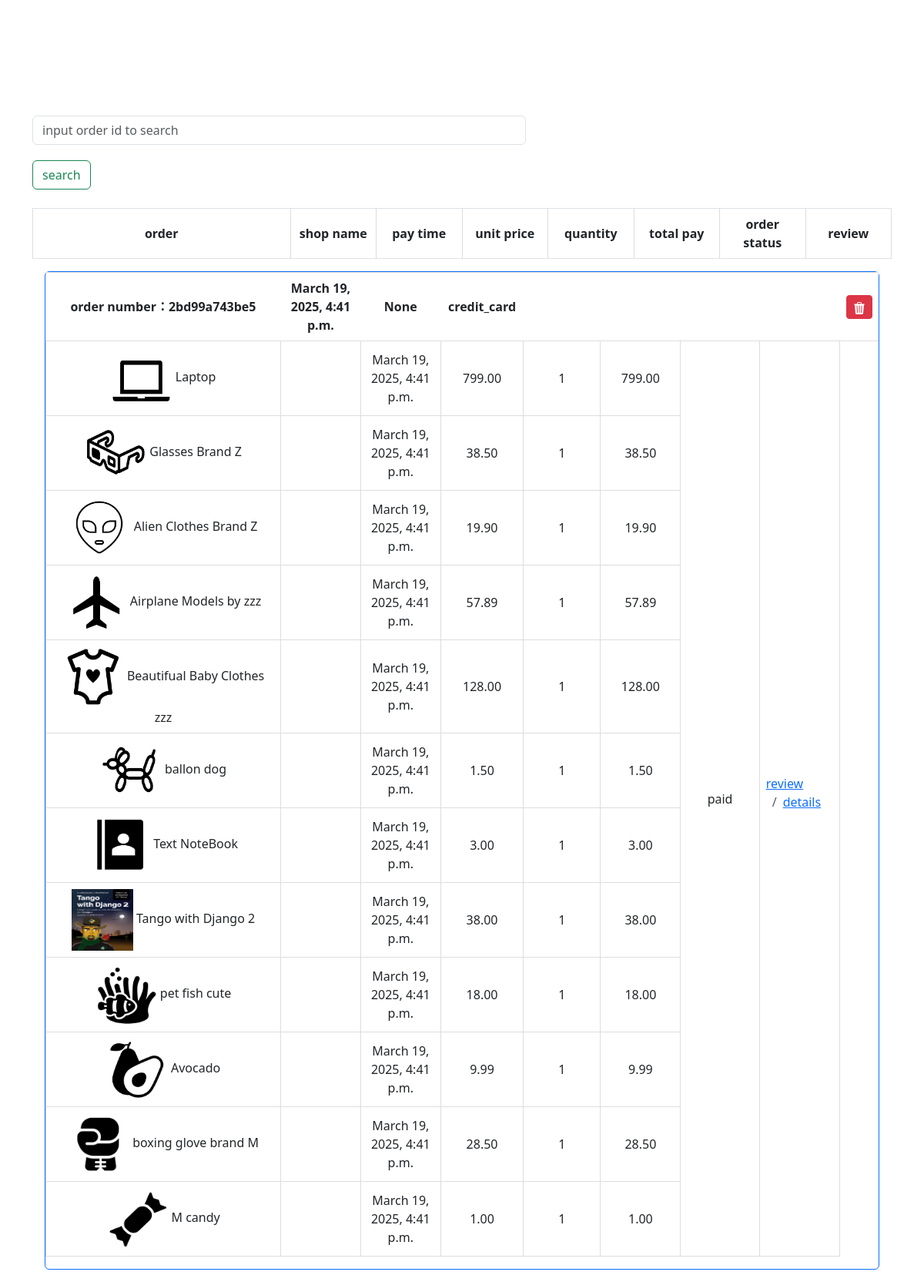
Screenshot of /profiles/history_order/ (signed in) with the database file from the repository.
### orders/models.py (models this page shows, shortened)
class Order(models.Model):
    STATUS_CHOICES = [
        ('pending', 'Pending Payment'),
        ('paid', 'Paid'),
        ('shipped', 'Shipped'),
        ('completed', 'Completed'),
    ]
    PAYMENT_CHOICES = [
        ('credit_card', 'Credit Card'),
        ('paypal', 'PayPal'),
        ('wechat', 'WeChat Pay'),
        ('alipay', 'Alipay'),
        ('cash', 'Cash on Delivery'),
    ]
    user = models.ForeignKey(User, on_delete=models.CASCADE, related_name='orders')
    order_number = models.CharField(max_length=20, unique=True)
    total_price = models.DecimalField(max_digits=10, decimal_places=2)
    paid_at = models.DateTimeField(null=True, blank=True)  # 记录支付时间
    status = models.CharField(max_length=10, choices=STATUS_CHOICES, default='pending')
    payment_method = models.CharField(max_length=20, choices=PAYMENT_CHOICES, default='credit_card')
    shipping_address = models.TextField(null=True, blank=True)
    created_at = models.DateTimeField(auto_now_add=True)

class OrderItem(models.Model):
    order = models.ForeignKey(Order, related_name="items", on_delete=models.CASCADE)  # 订单
    product_name = models.CharField(max_length=255)  # 商品名称
    quantity = models.PositiveIntegerField()  # 数量
    price = models.DecimalField(max_digits=10, decimal_places=2)  # 单价

### profiles/views.py (the view)
# urls.py: path('history_order/', history_order, name='history_order'),
def history_order(request, id=None):
    if id is None:
        id = request.user.id
    orders = Order.objects.filter(user_id=id)
    order_infos = []
    class Detail:
        def __init__(self, product_name, image, item_price, quantity, price, shop_name):
            self.product_name = product_name
            self.image = image
            self.item_price = item_price
            self.item_quantity = quantity
            self.price = price
            self.shop_name = shop_name
    class OrderInfo:
        def __init__(self, order_id, order_number, total_price, status, payment_method, created_at, details, paid_at):
            self.order_id = order_id
            self.order_number = order_number
            self.total_price = total_price
            self.status = status
            self.payment_method = payment_method
            self.created_at = created_at
            self.details = details
            self.paid_at = paid_at
    try:
        for order in orders:
            try:
                order_items = OrderItem.objects.filter(order=order)
                details_1 = []
                for item in order_items:
                    try:
                        image = None
                        try:
                            from products.models import Product
                            product = Product.objects.filter(name=item.product_name).first()
                            if product and product.image:
                                image = product.image.url
                        except Exception:
                            pass
                        detail = Detail(
                            product_name=item.product_name,
                            image=image,
                            item_price=item.price,
                            quantity=item.quantity,
                            price=item.price*item.quantity,
                            shop_name=item.shop_name if hasattr(item, 'shop_name') else '',
                        )
                        details_1.append(detail)
                    except Exception:
                        continue
                if details_1:
                    order_info = OrderInfo(
                        order_id=order.id,
                        order_number=order.order_number,
                        total_price=order.total_price,
                        status=order.status,
                        payment_method=order.payment_method,
                        created_at=order.created_at,
                        paid_at=order.paid_at,
                        details=details_1
                    )
                    order_infos.append(order_info)
            except Exception:
                continue
    except Exception as e:
        messages.error(request, f"获取订单历史时出错: {str(e)}")
    order_number = request.GET.get('q')
    filtered_order_infos = []
    if order_number:
        filtered_order_infos = [
            order_info for order_info in order_infos
            if str(order_info.order_number) == order_number
        ]
    else:
        filtered_order_infos = order_infos
    return render(request, "history_orders.html", {'id': id, 'orders': filtered_order_infos})

### cart/context_processors.py (called while the page is built)
def cart_processor(request):
    cart = None
    cart_total_items = 0
    if request.user.is_authenticated:
        try:
            cart = Cart.objects.get(user=request.user)
            cart_total_items = cart.items.count()
        except Cart.DoesNotExist:
            pass
    return {
        'cart': cart,
        'cart_total_items': cart_total_items
    }

### profiles/templates/history_orders.html (shortened to what this page needs)
<!DOCTYPE html>
<html lang="en">
<head>
    <link rel="stylesheet" href="https://cdn.jsdelivr.net/npm/bootstrap@5.3.0/dist/css/bootstrap.min.css">
</head>
<body>
<div class="container" style="padding-top: 150px">
    <div class="row mb-4">
        <div class="col-md-7" >
            <form class="form-inline" method="get" action="{% url 'history_order_with_id' id=id %}" >
                <input class="form-control mr-sm-2" type="search" name="q" placeholder="input order id to search"
                       aria-label="Search">
                <div style="padding-top:20px;"></div>
                <button class="btn btn-outline-success my-2 my-sm-0" type="submit">search</button>
            </form>
        </div>
    </div>
    {% if orders %}
    <div class="bd-example">
        <table class="table table-striped table-bordered">
            <thead>
            <tr>
                <th scope="col" style="width: 30%">order</th>
                <th scope="col" style="width: 10%">shop name</th>
                <th scope="col" style="width: 10%">pay time</th>
                <th scope="col" style="width: 10%">unit price</th>
                <th scope="col" style="width: 10%">quantity</th>
                <th scope="col" style="width: 10%">total pay</th>
                <th scope="col" style="width: 10%">order status</th>
                <th scope="col" style="width: 10%">review</th>
            </tr>
            </thead>
        </table>
    </div>
    {% for order in orders %}
        <div class="card border-primary m-3">
            <div class="table-responsive-sm">
                <table class="table">
                    <thead>
                    <tr>
                        <th scope="col" style="width: 30%" class="no-border-right no-border-left">
                            <span>order number：</span>{{ order.order_number }}</th>
                        <th scope="col" style="width:10%" class="no-border-right no-border-left">{{ order.created_at }}</th>
                        <th scope="col" style="width:10%" class="no-border-right no-border-left">{{ order.paid_at }}</th>
                        <th scope="col" style="width:10%" class="no-border-right no-border-left">{{ order.payment_method }}</th>
                        <th scope="col" style="width:10%" class="no-border-right no-border-left"></th>
                        <th scope="col" style="width:10%" class="no-border-right no-border-left"></th>
                        <th scope="col" style="width:10%" class="no-border-right no-border-left"></th>
                        <th scope="col" style="width:10%" class="no-border-right no-border-left"></th>
                        <th scope="col" style="width:10%" class="no-border-right no-border-left">
                            <a href="{% url 'delete_order' id=order.order_id %}" class="btn btn-sm btn-danger" onclick="return confirm('确定要删除此订单吗？');">
                            </a>
                        </th>
                    </tr>
                    </thead>
                    <tbody>
                    {% for detail in order.details %}
                        <tr>
                            <td style="width: 30%">
                                <img style="width: 80px; height: 80px;" src="{{ detail.image }}">
                                <span>{{ detail.product_name }}</span>
                            </td>
                            <td class="td_items"> {{ detail.shop_name }}</td>
                            <td class="td_items">{{ order.created_at }}</td>
                            <td class="td_items">{{ detail.item_price }}</td>
                            <td class="td_items">{{ detail.item_quantity }}</td>
                            <td class="td_items">{{ detail.price }}</td>
                            {% if forloop.first %}
                                <td rowspan="{{ order.details|length }}">{{ order.status }}</td>
                                <td class="td_items" rowspan="{{ order.details|length }}">
                                    <nav aria-label="breadcrumb">
                                        <ol class="breadcrumb">
                                            <li class="breadcrumb-item"><a href="#">review</a></li>
                                            <li class="breadcrumb-item"><a
                                                    href="{% url 'history_order_detail' id=order.order_id %}">details</a></li>
                                        </ol>
                                    </nav>
                                </td>
                            {% endif %}
                        </tr>
                    {% endfor %}
                    </tbody>
                </table>
            </div>
        </div>
    {% endfor %}
    {% else %}
    <div class="alert alert-info text-center mt-5">
        <h4>You have no order records.</h4>
        <p>When you make a purchase, your orders will appear here.</p>
        <a href="{% url 'products:product_list' %}" class="btn btn-primary mt-3">Continue Shopping</a>
    </div>
    {% endif %}
</div>
</body>
</html>

### profiles/templates/history_orders.html (style rules this page uses)
th, td { text-align: center; vertical-align: middle; padding: 8px; border: 1px solid #ddd; }
.no-border-right { border-right: none !important; }
.no-border-left { border-left: none !important; }

### rows the page displays
Order: order_number "2bd99a743be5", created_at "March 19, 2025, 4:41 p.m.", payment_method "credit_card", created_at "March 19, 2025, 4:41 p.m." "March 19, 2025, 4:41 p.m." "March 19, 2025, 4:41 p.m." "March 19, 2025, 4:41 p.m." "March 19, 2025, 4:41 p.m." "March 19, 2025, 4:41 p.m." "March 19, 2025, 4:41 p.m." "March 19, 2025, 4:41 p.m." "March 19, 2025, 4:41 p.m." "March 19, 2025, 4:41 p.m." "March 19, 2025, 4:41 p.m." "March 19, 2025, 4:41 p.m.", status "paid"
OrderItem: product_name "Laptop", item_price "799.00"
OrderItem: product_name "Glasses Brand Z", item_price "38.50"
OrderItem: product_name "Alien Clothes Brand Z", item_price "19.90"
OrderItem: product_name "Airplane Models by zzz", item_price "57.89"
OrderItem: product_name "Beautifual Baby Clothes zzz", item_price "128.00"
OrderItem: product_name "ballon dog", item_price "1.50"
OrderItem: product_name "Text NoteBook", item_price "3.00"
OrderItem: product_name "Tango with Django 2", item_price "38.00"
OrderItem: product_name "pet fish cute", item_price "18.00"
OrderItem: product_name "Avocado", item_price "9.99"
OrderItem: product_name "boxing glove brand M", item_price "28.50"
OrderItem: product_name "M candy", item_price "1.00"

### other values shown
{{ order.paid_at }} "None"
{{ detail.item_quantity }} "1" "1" "1" "1" "1" "1" "1" "1" "1" "1" "1" "1"
{{ detail.price }} "799.00" "38.50" "19.90" "57.89" "128.00" "1.50" "3.00" "38.00" "18.00" "9.99" "28.50" "1.00"
